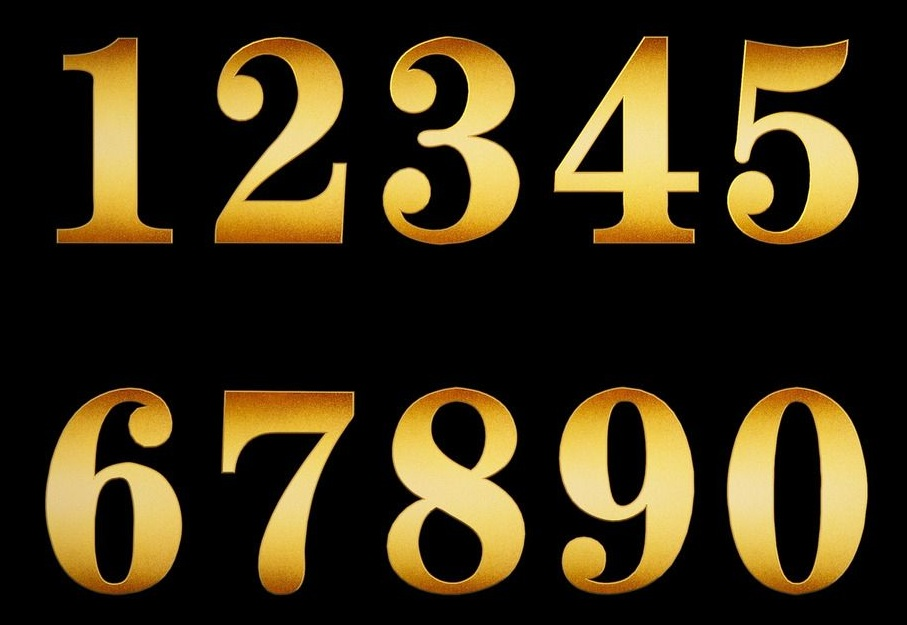
#> input picture numbers/1.jpg, 907 x 625 px; its folder holds only this picture in this run
$ python sudoku.py   (Python 2 division)   (older library calls are emulated)
#> lines starting #> are read from the running program, lines starting #| are printed output that depends on the picture; after the words box and inside, x2 and y2 are one past the last pixel; in counts of white or black regions, pixels touching at a corner belong together
# coding=utf-8
import numpy as np
import cv2
import os
import shutil
from PIL import Image


## Solve Every Sudoku Puzzle

## See http://norvig.com/sudoku.html

## Throughout this program we have:
##   r is a row,    e.g. 'A'
##   c is a column, e.g. '3'
##   s is a square, e.g. 'A3'
##   d is a digit,  e.g. '9'
##   u is a unit,   e.g. ['A1','B1','C1','D1','E1','F1','G1','H1','I1']
##   grid is a grid,e.g. 81 non-blank chars, e.g. starting with '.18...7...
##   values is a dict of possible values, e.g. {'A1':'12349', 'A2':'8', ...}

def cross(A, B):
    "Cross product of elements in A and elements in B."
    return [a + b for a in A for b in B]


digits = '123456789'
rows = 'ABCDEFGHI'
cols = digits
squares = cross(rows, cols)
unitlist = ([cross(rows, c) for c in cols] +
            [cross(r, cols) for r in rows] +
            [cross(rs, cs) for rs in ('ABC', 'DEF', 'GHI') for cs in ('123', '456', '789')])
units = dict((s, [u for u in unitlist if s in u])
             for s in squares)
peers = dict((s, set(sum(units[s], [])) - {s})
             for s in squares)


################ Unit Tests ################

# [82 lines left out: functions test, parse_grid, grid_values, assign, eliminate, display, not called in this run]


################ Search ################

def solve(grid):
    return search(parse_grid(grid))


# [19 lines left out: functions search, some, not called in this run]


## References used:
## http://www.scanraid.com/BasicStrategies.htm
## http://www.sudokudragon.com/sudokustrategy.htm
## http://www.krazydad.com/blog/2005/09/29/an-index-of-sudoku-strategies/
## http://www2.warwick.ac.uk/fac/sci/moac/currentstudents/peter_cock/python/sudoku/

path_all_numbers = './numbers'
path_tmp = './tmp'
path_contour = os.path.join(path_tmp, 'contour')
path_number = os.path.join(path_tmp, 'number')
path_resized_number = os.path.join(path_tmp, 'resized_number')

if os.path.exists(path_tmp):
    shutil.rmtree(path_tmp)
os.mkdir(path_tmp)
os.mkdir(path_contour)
os.mkdir(path_number)
os.mkdir(path_resized_number)

for f in os.listdir(path_all_numbers):
    if f.startswith('.'):
        continue
    img_pil = Image.open(os.path.join(path_all_numbers, f))
#> img_pil is the input picture: PIL image 907x625 RGB; mean R, G, B 57.7, 46.6, 21.5
    img_origin = np.array(img_pil)
    img = img_origin.copy()
    if img.ndim == 3:
        img_gray = cv2.cvtColor(img, cv2.COLOR_RGB2GRAY)
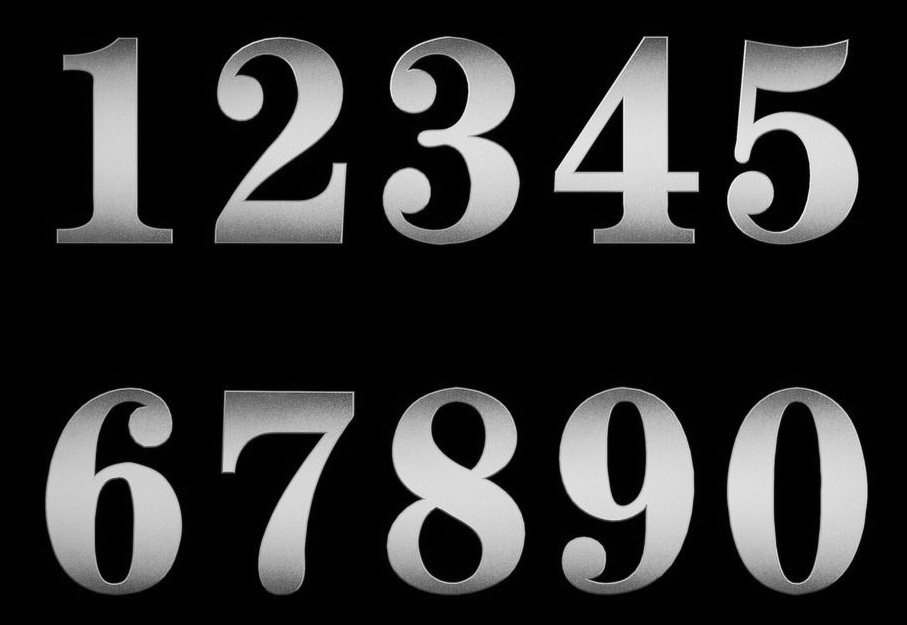
#> img_gray: shape (625, 907); min 0, max 246, mean 47.1
    else:
        img_gray = img

    img_blur = cv2.GaussianBlur(img_gray, (5, 5), 0)
    img_thresh = cv2.adaptiveThreshold(img_blur, 255, 1, 1, 11, 2)
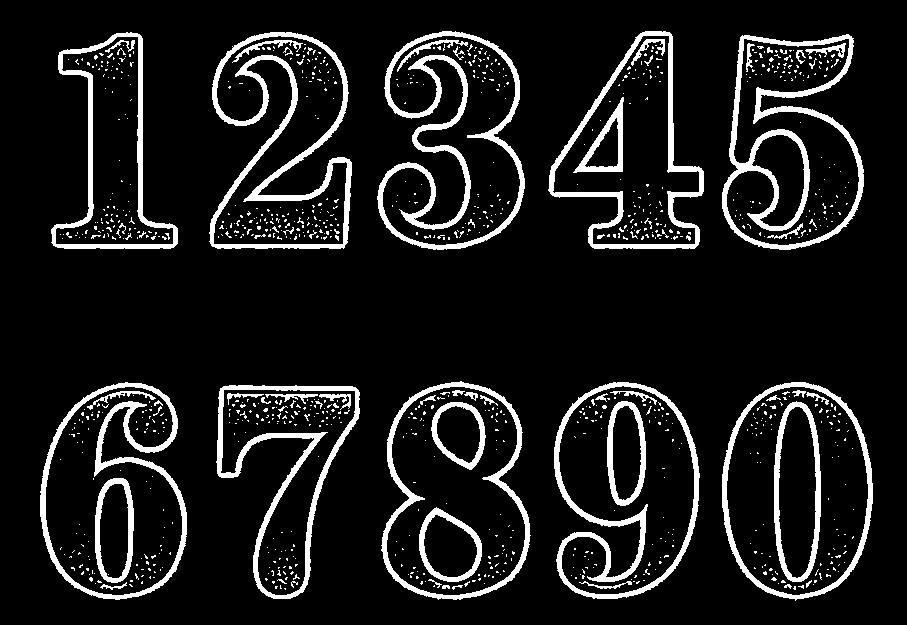
#> img_thresh: shape (625, 907); 10.3% white; 1058 white regions (992 under 20 px)

    image, contours, _ = cv2.findContours(img_thresh, cv2.RETR_EXTERNAL, cv2.CHAIN_APPROX_SIMPLE)
#> contours = 10 contours; largest, box (x1, y1, x2, y2) and area: (722, 382, 873, 601) 26200, (381, 381, 531, 600) 25614, (40, 382, 187, 600) 23564, (554, 382, 700, 599) 23432, (722, 34, 864, 250) 22732
    cv2.drawContours(img, contours, -1, (0, 0, 255), 3)
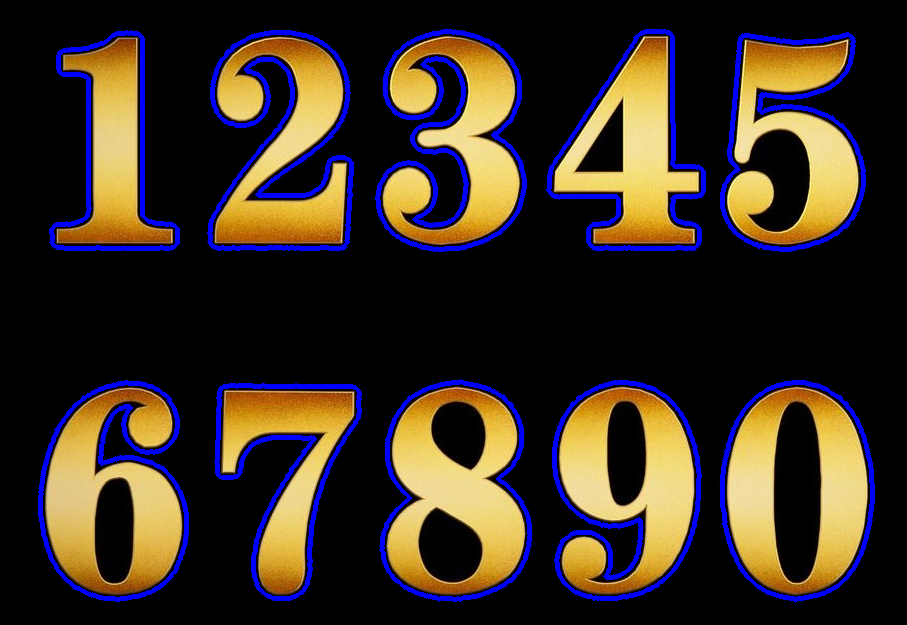
#> img: shape (625, 907, 3); 6.61% of pixels changed, all inside (x1, y1, x2, y2) = (38, 29, 875, 603)

    height, width = img.shape[:2]
#> height = 625; width = 907

    list = []
    for cnt in contours:
        [x, y, w, h] = cv2.boundingRect(cnt)

        if h > (height / 4):
            list.append([x, y, w, h])
            cv2.rectangle(img, (x, y), (x + w, y + h), (0, 0, 255), 2)
#> this loop made 10 passes
#> (x, y, w, h) on passes 1 to 10: (216, 385, 144, 214), (722, 382, 151, 219), (554, 382, 146, 217), (40, 382, 147, 218), (381, 381, 150, 219), (722, 34, 142, 216), (209, 32, 143, 217), (51, 32, 127, 217), (548, 31, 156, 218), (377, 31, 148, 219)
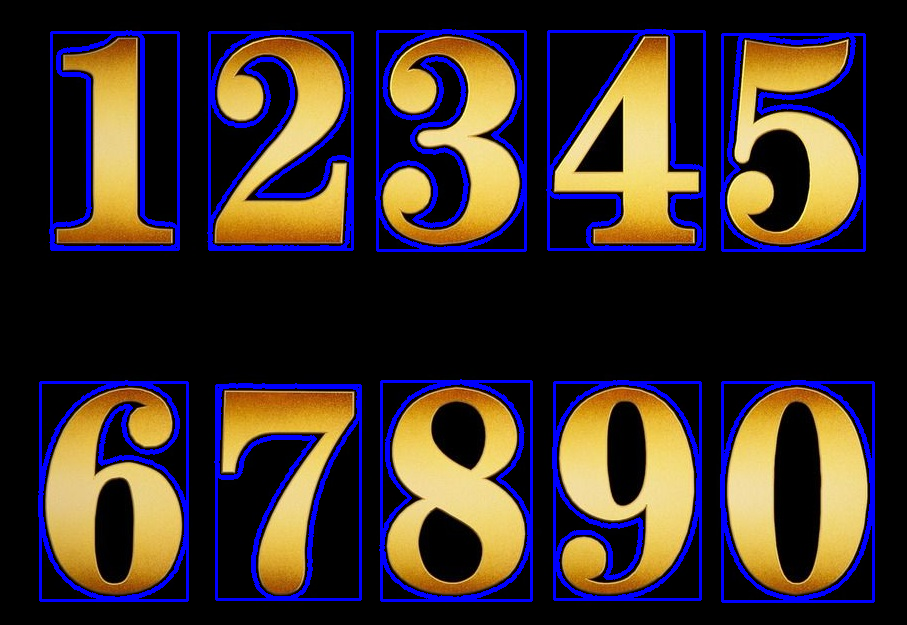
#> img: shape (625, 907, 3); 3.01% of pixels changed, all inside (x1, y1, x2, y2) = (39, 30, 875, 603)
#> after the loop, list = [[216, 385, 144, 214], [722, 382, 151, 219], [554, 382, 146, 217], [40, 382, 147, 218], [381, 381, 150, 219], [722, 34, 142, 216], [209, 32, 143, 217], [51, 32, 127, 217], [548, 31, 156, 218], [377, 31, 148, 219]]

    cv2.imwrite(os.path.join(path_contour, 'contour_' + f), img)

#> (the run stopped early here; a loop or call above may not have finished)

$ run again, on numbers/13.png
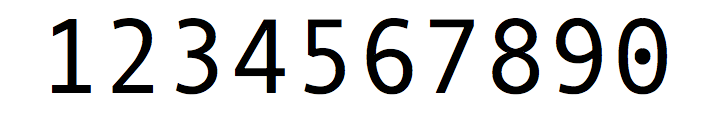
#> input picture numbers/13.png, 724 x 118 px
#> img_pil is the input picture: PIL image 724x118 RGBA; mean R, G, B, A 215.5, 215.5, 215.6, 255
#> `img_thresh = cv2.adaptiveThreshold(img_blur, 255, 1, 1, 11, 2)`:
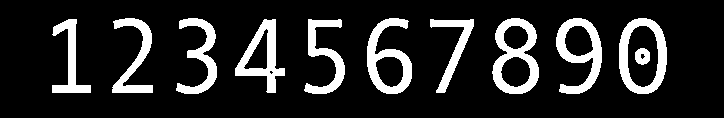
#> img_thresh: shape (118, 724); 15.2% white; 11 white regions
#> contours = 10 contours; largest, box (x1, y1, x2, y2) and area: (619, 18, 667, 94) 2944, (492, 18, 539, 94) 2652, (556, 18, 602, 94) 2012, (367, 18, 412, 94) 1994, (235, 19, 285, 93) 1705
#> the loop `for cnt in contours:` made 10 passes
#> (x, y, w, h) on passes 1 to 8: (430, 19, 44, 74), (304, 19, 41, 75), (235, 19, 50, 74), (52, 19, 39, 74), (619, 18, 48, 76), (556, 18, 46, 76), (492, 18, 47, 76), (367, 18, 45, 76)
#> after the loop `for cnt in contours:`:
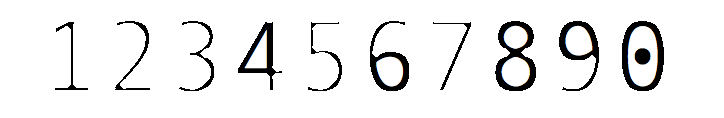
#> img: shape (118, 724, 4); mean R, G, B, A 187.5, 187.5, 236.7, 205.8; transparent parts drawn white
#> after the loop `for cnt in contours:`: list = [[430, 19, 44, 74], [304, 19, 41, 75], [235, 19, 50, 74], [52, 19, 39, 74], [619, 18, 48, 76], [556, 18, 46, 76], [492, 18, 47, 76], [367, 18, 45, 76], [176, 18, 41, 76], [112, 18, 41, 75]]

$ run again, on numbers/14.png
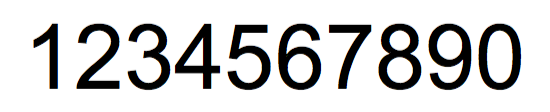
#> input picture numbers/14.png, 550 x 112 px
#> img_pil is the input picture: PIL image 550x112 RGBA; mean R, G, B, A 207.8, 207.8, 207.8, 255
#> `img_thresh = cv2.adaptiveThreshold(img_blur, 255, 1, 1, 11, 2)`:
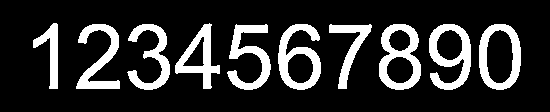
#> img_thresh: shape (112, 550); 18.3% white; 10 white regions
#> contours = 10 contours; largest, box (x1, y1, x2, y2) and area: (479, 24, 521, 90) 2254, (379, 24, 421, 90) 2136, (278, 24, 321, 90) 1798, (429, 24, 471, 90) 1790, (175, 23, 220, 89) 1262
#> the loop `for cnt in contours:` made 10 passes
#> (x, y, w, h) on passes 1 to 8: (479, 24, 42, 66), (429, 24, 42, 66), (379, 24, 42, 66), (329, 24, 43, 65), (278, 24, 43, 66), (227, 24, 44, 66), (127, 24, 43, 66), (76, 24, 44, 65)
#> after the loop `for cnt in contours:`:
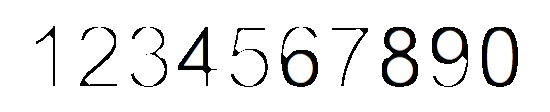
#> img: shape (112, 550, 4); mean R, G, B, A 173.1, 173.1, 234.8, 193.3; transparent parts drawn white
#> after the loop `for cnt in contours:`: list = [[479, 24, 42, 66], [429, 24, 42, 66], [379, 24, 42, 66], [329, 24, 43, 65], [278, 24, 43, 66], [227, 24, 44, 66], [127, 24, 43, 66], [76, 24, 44, 65], [175, 23, 45, 66], [33, 23, 25, 66]]

$ run again, on numbers/15.png
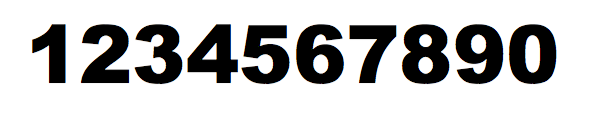
#> input picture numbers/15.png, 594 x 118 px
#> img_pil is the input picture: PIL image 594x118 RGBA; mean R, G, B, A 192.5, 192.5, 192.5, 255
#> `img_thresh = cv2.adaptiveThreshold(img_blur, 255, 1, 1, 11, 2)`:
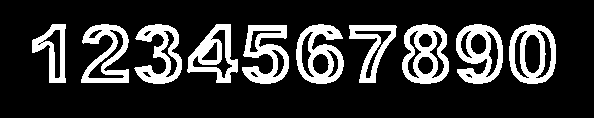
#> img_thresh: shape (118, 594); 19.3% white; 10 white regions
#> contours = 10 contours; largest, box (x1, y1, x2, y2) and area: (509, 24, 556, 84) 2300, (402, 24, 449, 84) 2233, (456, 24, 503, 84) 2031, (296, 24, 344, 84) 2028, (187, 24, 238, 83) 1725
#> the loop `for cnt in contours:` made 10 passes
#> (x, y, w, h) on passes 1 to 8: (349, 25, 48, 58), (242, 25, 47, 59), (509, 24, 47, 60), (456, 24, 47, 60), (402, 24, 47, 60), (296, 24, 48, 60), (187, 24, 51, 59), (134, 24, 48, 60)
#> after the loop `for cnt in contours:`:
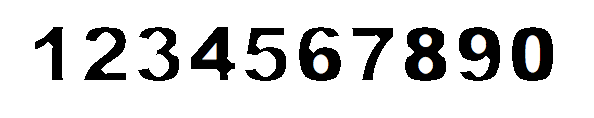
#> img: shape (118, 594, 4); mean R, G, B, A 163.7, 163.7, 215.2, 203.6; transparent parts drawn white
#> after the loop `for cnt in contours:`: list = [[349, 25, 48, 58], [242, 25, 47, 59], [509, 24, 47, 60], [456, 24, 47, 60], [402, 24, 47, 60], [296, 24, 48, 60], [187, 24, 51, 59], [134, 24, 48, 60], [81, 24, 48, 59], [32, 24, 34, 59]]

$ run again, on numbers/10.jpg
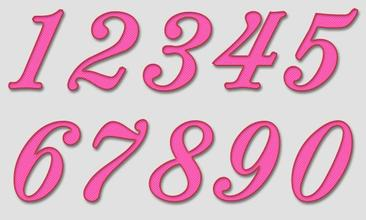
#> input picture numbers/10.jpg, 366 x 220 px
#> img_pil is the input picture: PIL image 366x220 RGB; mean R, G, B 220.5, 183.1, 199.6
#> img_thresh: shape (220, 366); 17.4% white; 16 white regions (1 under 20 px)
#> contours = 11 contours, 1 with area under 20; largest, box (x1, y1, x2, y2) and area: (291, 120, 354, 204) 3645, (148, 120, 215, 204) 3254, (13, 121, 82, 204) 3080, (213, 120, 282, 204) 3056, (212, 11, 288, 91) 2530
#> the loop `for cnt in contours:` made 11 passes
#> (x, y, w, h) on passes 2 to 9: (13, 121, 69, 83), (291, 120, 63, 84), (213, 120, 69, 84), (148, 120, 67, 84), (83, 119, 66, 85), (142, 12, 71, 82), (212, 11, 76, 80), (67, 11, 73, 82)
#> after the loop `for cnt in contours:`:
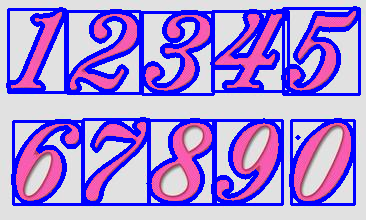
#> img: shape (220, 366, 3); mean R, G, B 166.7, 139.8, 220.2
#> after the loop `for cnt in contours:`: list = [[13, 121, 69, 83], [291, 120, 63, 84], [213, 120, 69, 84], [148, 120, 67, 84], [83, 119, 66, 85], [142, 12, 71, 82], [212, 11, 76, 80], [67, 11, 73, 82], [8, 9, 57, 83], [283, 8, 76, 86]]
